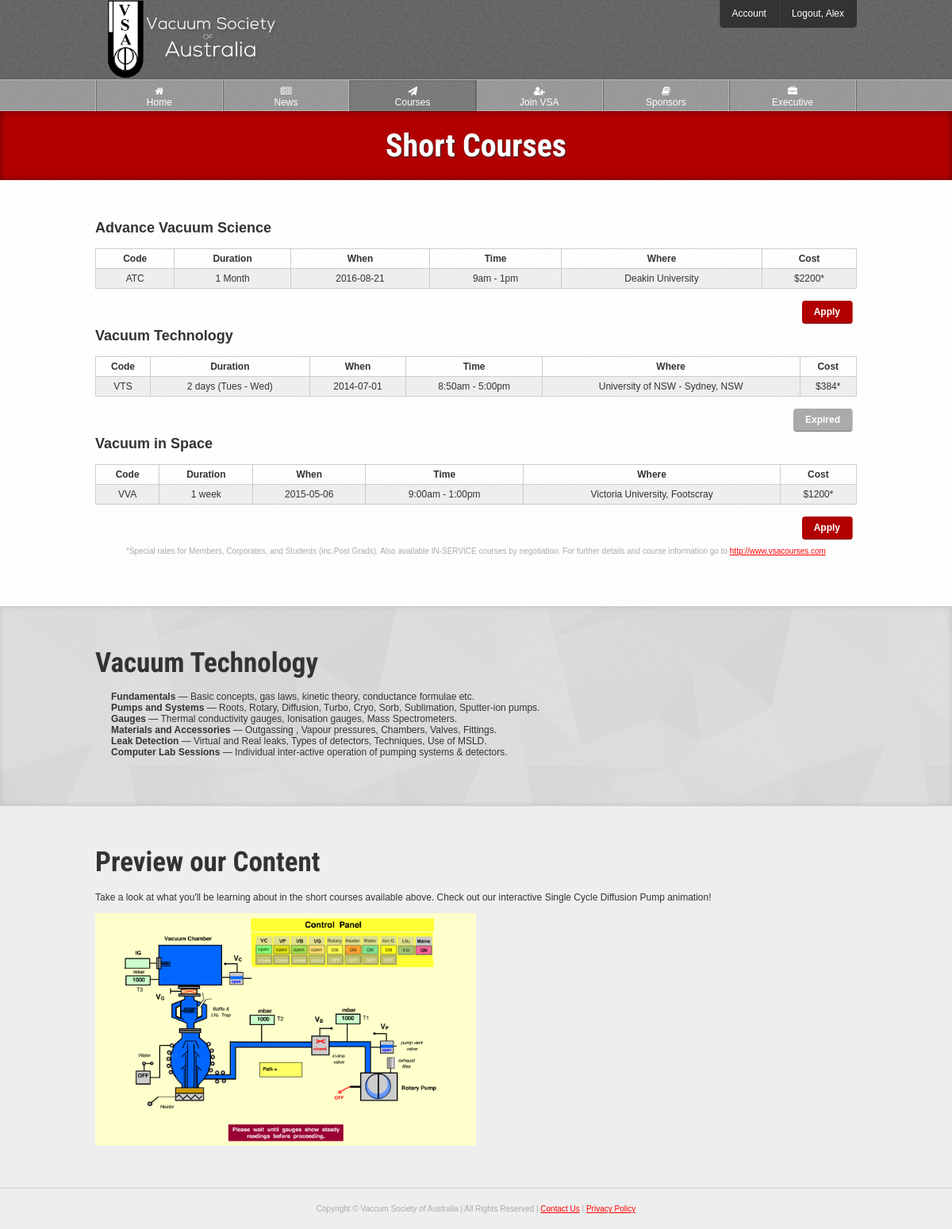
The page /source/courses.php (signed in) on the database its author committed.
### tables this page shows
CREATE TABLE IF NOT EXISTS `users` (
  `id` int(10) NOT NULL AUTO_INCREMENT,
  `username` varchar(20) NOT NULL,
  `password` varchar(70) NOT NULL,
  `email` varchar(100) NOT NULL,
  `title` varchar(6) NOT NULL,
  `fname` varchar(30) NOT NULL,
  `lname` varchar(40) NOT NULL,
  `address` varchar(80) NOT NULL,
  `suburb` varchar(50) NOT NULL,
  `state` varchar(50) NOT NULL,
  `postcode` int(10) NOT NULL,
  `country` varchar(50) NOT NULL,
  `telephone` varchar(20) NOT NULL,
  `fax` varchar(20) DEFAULT NULL,
  `website` varchar(100) DEFAULT NULL,
  `company` varchar(150) DEFAULT NULL,
  `blocked` enum('0','1') NOT NULL,
  `type` enum('1','2','3','4') NOT NULL,
  `active` enum('0','1') NOT NULL,
  `level` enum('1','2') NOT NULL,
  `password_reset` enum('0','1') NOT NULL,
  `activation_code` varchar(40) NOT NULL,
  `reset_code` varchar(100) NOT NULL,
  `payment_made` enum('0','1') NOT NULL,
  `date_created` varchar(100) NOT NULL,
  `payment_due_date` varchar(100) NOT NULL,
  `course_member_expiry` varchar(100) NOT NULL,
  PRIMARY KEY (`id`),
  FULLTEXT KEY `username` (`username`)
);

CREATE TABLE IF NOT EXISTS `courses` (
  `id` int(10) NOT NULL AUTO_INCREMENT,
  `code` varchar(10) NOT NULL,
  `name` varchar(100) NOT NULL,
  `duration` varchar(50) NOT NULL,
  `date` varchar(100) NOT NULL,
  `time` varchar(20) NOT NULL,
  `location` varchar(100) NOT NULL,
  `cost` varchar(10) NOT NULL,
  `expired` enum('0','1') NOT NULL,
  PRIMARY KEY (`id`)
);

### source/classes/User.php (called while the page is built, shortened)
<?php
class User extends Pagination {
	public static function getUsername($id) {
		$q = DB::$db->prepare("
			SELECT username
			FROM users
			WHERE id = :id
		") or die(SQL_ERROR);
		$q->execute([':id' => $id]);
		$c = $q->rowCount();
		$r = $q->fetch(PDO::FETCH_OBJ);
		return ($c != 0) ? $r->username : "Unknown";
	}
}

### source/classes/Template.php (called while the page is built, shortened)
<?php
class Template {
	private $page;
	public function setActivePage($prefix = null) {
		$page = explode("/", $_SERVER['PHP_SELF']);
		$page = end($page);
		$page = explode(".", $page);
		$page = current($page);
		$this->page = $prefix.$page;
	}
	public function getActivePage() {
		return $this->page;
	}
}

### source/classes/Courses.php (called while the page is built, shortened)
<?php
class Courses {
	private $count;
	private $data;
	public function getAll() {
		$q = DB::$db->query("
			SELECT *
			FROM courses
			ORDER BY code
		") or die(SQL_ERROR);
		$this->count = $q->rowCount();
		if($this->count != 0)
			while($r = $q->fetch(PDO::FETCH_OBJ))
				$this->data[] = $r;
		return $this->data;
	}
	public function getCount() {
		return $this->count;
	}
}

### source/classes/Login.php (called while the page is built, shortened)
<?php
class Login {
	public static function loggedIn() {
		return (isset($_SESSION['logged'])) ? true : false;
	}
}

### source/courses.php (the view, shortened to what this page needs)
<?php
$t = new Template;
$t->setTitle("Courses");
$t->setTags("courses, short courses, apply");
include $t->load("template/head.php");
?>
<?php
include $t->load("template/header.php");
$_courses = new Courses;
$courses = $_courses->getAll();
?>
	<div id="page-heading">
		<h1>Short Courses</h1>
	</div>
	<div class="outer-wrapper white">
		<div class="inner-wrapper">
			<?php if($_courses->getCount() != 0): ?>
					<?php foreach($courses as $course): ?>
						<h2><?=$course->name;?></h2>
						<table class="style">
							<tr>
								<th>Code</th>
								<th>Duration</th>
								<th>When</th>
								<th>Time</th>
								<th>Where</th>
								<th>Cost</th>
							</tr>
							<tr>
								<td><?=$course->code;?></td>
								<td><?=$course->duration;?></td>
								<td><?=$course->date;?></td>
								<td><?=$course->time;?></td>
								<td><?=nl2br($course->location);?></td>
								<td title="Members of VSA are entitled to a discount">$<?=(Login::loggedIn()) ? $course->cost * ((100-20) / 100) : $course->cost;?>*</td>
							</tr>
						</table>
						<?=($course->expired == 0) ? '<a href="apply-course?id='.$course->id.'" class="btn rfloat">Apply</a>' : '<a href="#" onclick="return false" class="btn rfloat" style="cursor: not-allowed; background: #AAA;">Expired</a>';?>
					<?php endforeach; ?>
			<?php else: ?>
				<h3 class="center">There are currently no short courses available at this time. Please be sure to check again in the near future!</h3>
			<?php endif; ?>
			<p class="fine-text center">*Special rates for Members, Corporates, and Students (inc.Post Grads). Also available IN-SERVICE courses by negotiation. For further details and course information go to <a href="http://www.vsacourses.com" target="_blank">http://www.vsacourses.com</a></p>
		</div>
	</div>
	<div class="outer-wrapper light-grey">
		<div class="inner-wrapper">
			<h1>Vacuum Technology</h1>
			<ul style="list-style-type: none;">
				<li><b>Fundamentals</b> — Basic concepts, gas laws, kinetic theory, conductance formulae etc.</li>
				<li><b>Pumps and Systems</b> — Roots, Rotary, Diffusion, Turbo, Cryo, Sorb, Sublimation, Sputter-ion pumps.</li>
				<li><b>Gauges</b> — Thermal conductivity gauges, Ionisation gauges, Mass Spectrometers.</li>
				<li><b>Materials and Accessories</b> — Outgassing , Vapour pressures, Chambers, Valves, Fittings.</li>
				<li><b>Leak Detection</b> — Virtual and Real leaks, Types of detectors, Techniques, Use of MSLD.</li>
				<li><b>Computer Lab Sessions</b> — Individual inter-active operation of pumping systems & detectors.</li>
			</ul>
		</div>
	</div>
	<div class="outer-wrapper grey">
		<div class="inner-wrapper">
			<h1>Preview our Content</h1>
			<p>Take a look at what you'll be learning about in the short courses available above. Check out our interactive Single Cycle Diffusion Pump animation!</p>
			<a href="http://www.vacuumsociety.org.au/lab.php?linkLab=1&url=/files/flash/Single_Cycle_Diffusion_Pump.swf"><img src="img/flash-animation.png" style="width: 50%;"></a>
		</div>
	</div>
<?php include $t->load("template/footer.php"); ?>

### source/template/header.php (shortened to what this page needs)
</head>
	<body>
		<header id="fixed">
			<div id="header">
				<div class="inner-wrapper">
					<a href="<?=PATH;?>"><img src="<?=PATH;?>img/vsa-logo.png" id="banner-logo" alt="Vaccum Society of Australia"></a>
					<?php if(isset($_SESSION['admin'])): ?>
						<nav class="top-nav">
							<ul>
								<li><a href="<?=PATH;?>cp/update-welcome">Control Panel</a></li>
								<li><a href="<?=PATH;?>logout?url=<?=$_SERVER['REQUEST_URI'];?>">Logout, <?=User::getUsername($_SESSION["logged"]);?></a></li>
								<div class="clear"></div>
							</ul>
						</nav>
					<?php elseif(isset($_SESSION['logged'])): ?>
						<nav class="top-nav">
							<ul>
								<li><a href="<?=PATH;?>account/details">Account</a></li>
								<li><a href="<?=PATH;?>logout?url=<?=$_SERVER['REQUEST_URI'];?>">Logout, <?=User::getUsername($_SESSION["logged"]);?></a></li>
							</ul>
						</nav>
					<?php else: ?>
						<div class="login-btn-wrapper">
							<a href="<?=PATH;?>login" class="login-btn"><img src="<?=PATH;?>img/login-btn.png"></a>
						</div>
					<?php endif; ?>
				</div>
			</div>
			<nav class="main-nav">
				<div class="inner-wrapper">
					<ul>
						<li><a href="<?=PATH;?>"<?=($t->getActivePage() == 'index') ? ' class="active"' : null;?>><i class="fa fa-home"></i><br>Home</a></li>
						<li><a href="<?=PATH;?>news"<?=($t->getActivePage() == 'news') ? ' class="active"' : null;?>><i class="fa fa-newspaper-o"></i><br>News</a></li>
						<li><a href="<?=PATH;?>courses"<?=($t->getActivePage() == 'courses' || $t->getActivePage() == 'apply-course') ? ' class="active"' : null;?>><i class="fa fa-paper-plane"></i><br>Courses</a></li>
						<li><a href="<?=PATH;?>join"<?=($t->getActivePage() == 'join') ? ' class="active"' : null;?>><i class="fa fa-user-plus"></i><br>Join VSA</a></li>
						<li><a href="<?=PATH;?>sponsors"<?=($t->getActivePage() == 'sponsors') ? ' class="active"' : null;?>><i class="fa fa-book"></i><br>Sponsors</a></li>
						<li><a href="<?=PATH;?>executive"<?=($t->getActivePage() == 'executive') ? ' class="active"' : null;?>><i class="fa fa-briefcase"></i><br>Executive</a></li>
					</ul>
				</div>
			</nav>
		</header>

### source/css/layout.css (style rules this page uses)
header, footer, nav { display: block; }
* { box-sizing: border-box; margin: 0; padding: 0; }
body { margin: 0; padding: 0; background: #EEE; font-family: arial, sans-serif; font-size: 12px; color: #333; }
.inner-wrapper { max-width: 960px; margin: 0 auto; position: relative; }
.outer-wrapper { padding: 50px 0px; border-bottom: 1px solid #CCC; }
.white { background: url("../img/content-bg.png"); }
.light-grey { background: url("../img/shattered.png"); color: #333 !important; -webkit-box-shadow: inset 0px 0px 7px rgba(0,0,0,.1); -moz-box-shadow: inset 0px 0px 7px rgba(0,0,0,.1); -ms-box-shadow: inset 0px 0px 7px rgba(0,0,0,.1); -o-box-shadow: inset 0px 0px 7px rgba(0,0,0,.1); box-shadow: inset 0px 0px 7px rgba(0,0,0,.1); }
#header { height: 100px; background: url("../img/header-bg.png"); border-bottom: 1px solid rgba(0,0,0,.1); }
#banner-logo { margin-top: -2px; height: 102px; }
.main-nav { height: 40px; background: url("../img/main-nav-bg.png"); font-size: 12px; border-top: 1px solid rgba(255,255,255,.3); border-bottom: 1px solid rgba(255,255,255,.3); display: block; }
.main-nav ul { margin: 0; padding: 0; border-left: 1px solid rgba(255,255,255,.3); border-right: 1px solid rgba(0,0,0,.3); }
.main-nav ul li { list-style-type: none; display: inline; float: left; width: 16.666%; text-align: center; }
.main-nav li a { display: block; color: #FFF; text-decoration: none; padding: 7px 15px; height: 40px; transition: .2s linear; border-left: 1px solid rgba(0,0,0,.3); border-right: 1px solid rgba(255,255,255,.3); }
.main-nav li a.active { background: rgba(0,0,0,.2); border-right: none; border-left: none; box-shadow: inset 0px 0px 3px rgba(0,0,0,.3); }
.top-nav { position: absolute; right: 0; top: 0; background: #333; border-bottom: 1px solid rgba(0,0,0,.1); -webkit-border-radius: 0 0 5px 5px; -moz-border-radius: 0 0 5px 5px; -ms-border-radius: 0 0 5px 5px; -o-border-radius: 0 0 5px 5px; border-radius: 0 0 5px 5px; overflow: hidden; }
.top-nav ul { margin: 0; padding: 0; }
.top-nav ul li { list-style-type: none; display: inline; float: left; }
.top-nav li a { padding: 10px 15px; text-align: center; display: block; text-decoration: none; color: #FFF; border-right: 1px solid rgba(0,0,0,.1); border-left: 1px solid rgba(255,255,255,.1); transition: .2s linear; }
.top-nav ul li:last-of-type { border-right: none; }
.top-nav ul li:first-of-type { border-left: none; }
#page-heading { background: #B20000; color: #FFF; padding: 20px 0px; text-align: center; box-shadow: inset 0px 0px 10px rgba(0,0,0,.4); }
#page-heading h1 { margin: 0; padding: 0; font-size: 40px; text-shadow: 1px 1px 2px #333; font-family: 'Roboto Condensed', sans-serif; text-rendering: optimizeLegibility !important; -webkit-font-smoothing: antialiased !important; color: #FFF; }

### source/css/style.css (style rules this page uses)
.rfloat { float: right; }
.center { text-align: center; }
.fine-text { font-size: 10px; color: #AAA; }
.btn { color: #FFF; display: inline-block; background: #B20000; padding: 7px 15px; -webkit-border-radius: 4px; -moz-border-radius: 4px; -ms-border-radius: 4px; -o-border-radius: 4px; border-radius: 4px; text-decoration: none; font-weight: bold; margin: 5px; border-bottom: 1px solid rgba(0,0,0,.3); border-right: 1px solid rgba(255,255,255,.3); transition: .2s linear; }
table.style { border-collapse: collapse; width: 100%; text-align: center; margin-bottom: 10px; }
table.style th { color: #333; }
table.style th, table.style td { border: 1px solid #CCC; padding: 5px; }
table.style tr:nth-child(even) { background: #EEE; }
h1, h2, h3, h4, h5, h6 { margin-bottom: 15px; padding: 0; }
h1 { font-size: 35px; font-family: 'Roboto Condensed', sans-serif; }
p { line-height: 19px; margin-bottom: 10px; }
a { color: #F00; }
a img { border: none; }
li { list-style-position: inside; }
ul, ol { margin-bottom: 10px; margin-left: 20px; }

### source/css/resize-sidebars.css (style rules this page uses)
.outer-wrapper { padding: 20px 2%; }

### rows shown on the page
users: username "Alex"
courses: name "Advance Vacuum Science", code "ATC", duration "1 Month", date "2016-08-21", time "9am - 1pm", location "Deakin University", $course->cost*((100-20)/100) "2200"
courses: name "Vacuum Technology", code "VTS", duration "2 days (Tues - Wed)", date "2014-07-01", time "8:50am - 5:00pm", location "University of NSW - Sydney, NSW", $course->cost*((100-20)/100) "384", expired "Expired"
courses: name "Vacuum in Space", code "VVA", duration "1 week", date "2015-05-06", time "9:00am - 1:00pm", location "Victoria University, Footscray", $course->cost*((100-20)/100) "1200"
